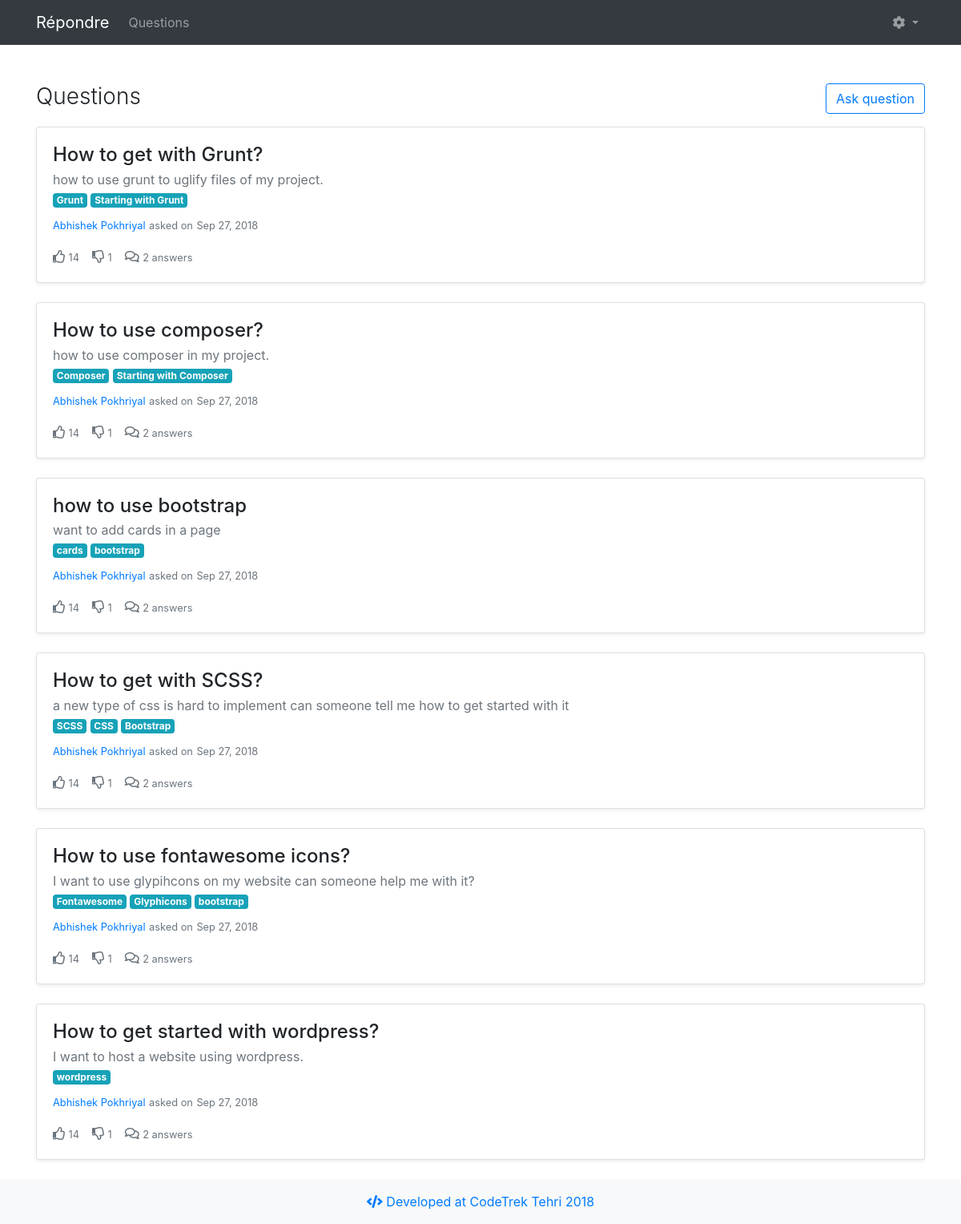
The app's page /link_search.php (signed in) with its own data.
### tables this page shows
CREATE TABLE `questions` (
  `qid` int(11) NOT NULL,
  `title` text NOT NULL,
  `description` text NOT NULL,
  `links` varchar(100) NOT NULL,
  `author` varchar(50) NOT NULL,
  `q_date` date NOT NULL,
  `likes` int(11) NOT NULL DEFAULT '0',
  `dislikes` int(11) NOT NULL DEFAULT '0',
  `comments` int(11) NOT NULL
);

### link_search.php (the view, shortened to what this page needs)
<?php
$tag =  $_GET['tag'];
$conn = new mysqli('localhost', 'root', '', 'quean');
$sql = "SELECT * FROM questions WHERE links LIKE  '%$tag%'";
$questions = $conn->query($sql);
?>
<!DOCTYPE html>
<html>
<head>
  <link rel="stylesheet" href="https://maxcdn.bootstrapcdn.com/bootstrap/4.1.3/css/bootstrap.min.css">
  <link rel="stylesheet" href="https://use.fontawesome.com/releases/v5.3.1/css/all.css">
</head>
<body>
	<nav class="navbar sticky-top navbar-expand-lg navbar-dark bg-dark">
		<div class="container">
			<a class="navbar-brand" href="index.php">Répondre</a>
			<div class="collapse navbar-collapse" id="navbarSupportedContent">
				<ul class="navbar-nav mr-auto">
					<li class="nav-item">
						<a href="index.php" class="nav-link">Questions</a>
					</li>
				</ul>
				<ul class="navbar-nav">
					<li class="nav-item dropdown">
						<a class="nav-link dropdown-toggle" href="#" id="navbarDropdown" role="button" data-toggle="dropdown" aria-haspopup="true"
						 aria-expanded="false">
							<i class="fa fa-cog"></i>
						</a>
					</li>
				</ul>
			</div>
		</div>
	</nav>
	<div class="container mt-5">
		<div class="d-flex justify-content-between mb-3 flex-column flex-md-row">
			<h3 class="font-weight-light mb-0">Questions</h3>
			<div class="d-flex flex-column flex-md-row">
				<a class="btn btn-outline-primary" href="new-question.php">Ask question</a>
			</div>
		</div>
<?php
if ($questions->num_rows > 0) {
	while($question = $questions->fetch_assoc()) {?>
		<div class="card mb-4 shadow-sm">
			<div class="card-body">
				<h4 class="card-title mb-1">
					<?php echo'<a class="text-body" href="answers.php?question_title='. $question["title"] .'">'?>
						<?php echo $question["title"];?>
					</a>
				</h4>
				<p class="text-secondary mb-0">
				<?php echo $question["description"];?>
				</p>
				<div class="mb-2">
					<?php $links = explode(',', $question["links"]);
					for ($i=0; $i < sizeof($links); $i++) {
						echo ' <a href="link_search.php?tag='. $links["$i"] .'" class="badge badge-info"> ' . $links["$i"] . '</a>';
					}
					?>
					</div>
					<a href="#" class="card-link"><small>Abhishek Pokhriyal</small></a>
					<small class="text-secondary">asked on</small>
					<small class="text-secondary">Sep 27, 2018</small>
				<div class="d-flex text-secondary">
					<div class="mr-3">
						<i class="far fa-thumbs-up"></i>
						<small>14</small>
					</div>
					<div class="mr-3">
						<i class="far fa-thumbs-down"></i>
						<small>1</small>
					</div>
					<div class="mr-3">
						<i class="far fa-comments"></i>
						<a href="answers.html" class="text-secondary"><small>2 answers</small></a>
					</div>
				</div>
			</div>
		</div>
	<?php }
}
else {
	echo "<h4>No questions are asked with such tags exists</h4>";
}
?>
	</div>
	<footer class="bg-light py-3 text-center mt-1">
		<span class="text-primary"><i class="fas fa-code"></i> Developed at CodeTrek Tehri 2018</span>
	</footer>
</body>
</html>

### records on screen
questions: title "How to get with Grunt?", description "how to use grunt to uglify files of my project.", links "Grunt", links "Starting with Grunt"
questions: title "How to use composer?", description "how to use composer in my project.", links "Composer", links "Starting with Composer"
questions: title "how to use bootstrap", description "want to add cards in a page", links "cards", links "bootstrap"
questions: title "How to get with SCSS?", description "a new type of css is hard to implement can someone tell me how to get started with it", links "SCSS", links "CSS", links "Bootstrap"
questions: title "How to use fontawesome icons?", description "I want to use glypihcons on my website can someone help me with it?", links "Fontawesome", links "Glyphicons", links "bootstrap"
questions: title "How to get started with wordpress?", description "I want to host a website using wordpress.", links "wordpress"
